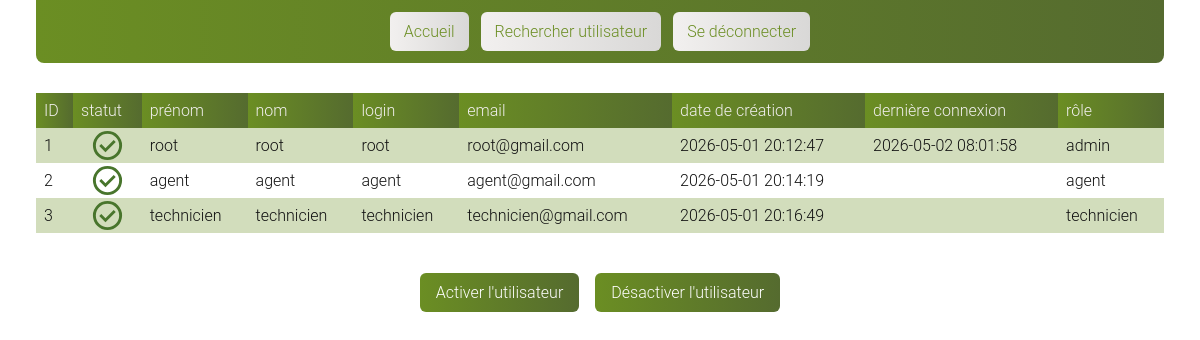
/index.php?page=dashboard (signed in), run on the app's committed database.
### tables this page shows
CREATE TABLE `users` (
  `id` int NOT NULL,
  `name` varchar(50) NOT NULL,
  `surname` varchar(50) NOT NULL,
  `active` tinyint(1) DEFAULT '1',
  `mail` varchar(150) NOT NULL,
  `login` varchar(150) NOT NULL,
  `password` varchar(255) NOT NULL,
  `created_at` timestamp NULL DEFAULT CURRENT_TIMESTAMP,
  `last_login` timestamp NULL DEFAULT NULL,
  `role_id` int DEFAULT NULL
);

CREATE TABLE `roles` (
  `id` int NOT NULL,
  `name` varchar(50) NOT NULL
);

### controllers/UserController.php (called while the page is built, shortened)
<?php
function dashboardController(PDO $pdo): void
{
    $errors = [];
    render('users/dashboard', [
        'users' => getAllUsers($pdo),
        'role_id' => currentRole(),
        'errors' => $errors,
    ]);
}

### helpers/view.php (the view, shortened to what this page needs)
<?php
function render(string $view, array $data = []): void
{
    extract($data);
    require __DIR__ . '/../views/' . $view . '.php';
}
function displayUsersTable(array $users): void
{
    $headers = [
        'id' => 'ID',
        'statut' => 'statut',
        'name' => 'prénom',
        'surname' => 'nom',
        'login' => 'login',
        'mail' => 'email',
        'created_at' => 'date de création',
        'last_login' => 'dernière connexion',
        'role' => 'rôle',
        'roles' => 'rôle',
        'action' => 'action',
        'details' => 'détails',
        'createur' => 'créateur',
        'date de création action' => 'date de création action',
        'dernière connexion' => 'dernière connexion',
    ];
    echo '<div class="table_container">';
    echo '<table class="table" id="table">';
    echo '<thead class="table_head"><tr class="table_head_tr">';
    foreach (array_keys($users[0]) as $column) {
        $label = $headers[$column] ?? $column;
        echo '<th class="table_head_th">' . htmlspecialchars((string)$label) . '</th>';
    }
    echo '</tr></thead><tbody class="table_body">';
    foreach ($users as $user) {
        $attributes = '';
        foreach ($user as $key => $data) {
            $attributes .= ' data-' . htmlspecialchars((string)$key) . '="' . htmlspecialchars((string)($data ?? '')) . '"';
        }
        echo "<tr$attributes>";
        foreach ($user as $key => $value) {
            if ($key === 'statut') {
                echo ((int)$value === 1) ? '<td class="td_statut actif"></td>' : '<td class="td_statut inactif"></td>';
            } else {
                echo '<td>' . htmlspecialchars((string)($value ?? '')) . '</td>';
            }
        }
        echo '</tr>';
    }
    echo '</tbody></table></div>';
}

### index.php (shortened to what this page needs)
<?php
require_once __DIR__ . '/helpers/view.php';
require_once __DIR__ . '/controllers/UserController.php';
$pdo = getPDO();
$page = $_GET['page'] ?? 'login';
switch ($page) {
    case 'dashboard':
        dashboardController($pdo);
        break;
}

### views/users/dashboard.php (shortened to what this page needs)
<!DOCTYPE html>
<html lang="fr">
<head>
    <link rel="stylesheet" type="text/css" href="assets/style.css">
</head>
<body class="body_dashboard">
    <?php require __DIR__ . '/../layout/header.php'; ?>
    <main class="main_dashboard">
        <div class="table_container dashboard">
            <?php displayUsersTable($users); ?>
        </div>
        <form class="form_dashboard" method="POST" action="index.php?page=dashboard">
            <button type="submit" name="btn_enable">Activer l'utilisateur</button>
            <button type="submit" name="btn_disable">Désactiver l'utilisateur</button>
        </form>
    </main>
</body>
</html>

### views/layout/header.php (shortened to what this page needs)
<header class="header">
    <div class="header_nav">
        <ul class="header_nav_list">
            <li class="header_nav_list_li"><a href="index.php?page=dashboard">Accueil</a></li>
            <li class="header_nav_list_li"><a href="index.php?page=search_user">Rechercher utilisateur</a></li>
            <li class="header_nav_list_li"><a href="index.php?page=logout">Se déconnecter</a></li>
        </ul>
    </div>
</header>

### assets/style.css (style rules this page uses)
* { margin: 0; padding: 0; text-decoration: none; list-style-type: none; box-sizing: border-box; font-family: "Roboto", sans-serif; font-weight: 300; }
:root { --green: linear-gradient(to right, rgb(107,142,35), rgb(85,107,47)); --white: linear-gradient(to right, rgb(242,240,239), rgb(217,216,215)); --green-solid: rgb(107,142,35); --green-dark: rgb(85,107,47); --red-bg: rgb(183, 40, 40); --red-border: rgb(140, 20, 20); --light-bg: rgb(248,248,248); --border-light: rgba(107,142,35,0.25); --shadow: 0 6px 18px rgba(0,0,0,0.12); }
a { text-decoration: none; color: inherit; }
body { margin: 0 3%; background: #fff; color: #111; }
button { all: unset; cursor: pointer; transition: transform 0.2s ease, opacity 0.2s ease; color: white; background: var(--green); border-radius: 6px; padding: 10px 16px; display: inline-block; text-align: center; }
.header { background: var(--green); padding: 12px 16px; margin-bottom: 18px; border-radius: 0 0 8px 8px; }
.header_nav_list { width: 100%; display: flex; flex-wrap: wrap; flex-direction: row; justify-content: center; gap: 12px; }
.header_nav_list_li { color: var(--green-solid); background: var(--white); padding: 10px 14px; border-radius: 6px; transition: transform 0.2s ease, background 0.2s ease, color 0.2s ease; }
.table_container { max-height: 320px; overflow-y: auto; overflow-x: auto; width: 100%; max-width: 100%; }
.table { border-collapse: collapse; width: 100%; min-width: 760px; }
th, td { padding: 8px 8px; text-align: left; white-space: nowrap; }
.table_head_th { color: rgb(242,240,239); background: var(--green); position: sticky; top: 0; z-index: 1; }
tbody tr:nth-child(odd) { background: rgba(107,142,35,0.3); }
tbody tr:nth-child(even) { background-color: #ffffff; }
.table_body tr { cursor: pointer; }
.td_statut { background-repeat: no-repeat; background-size: contain; background-position: center; min-width: 36px; }
.actif { background-image: url("../svg/validate_check.svg"); }
.main_dashboard { display: flex; flex-direction: column; align-items: center; gap: 16px; }
.table_container.dashboard { margin: 12px 0 0 0; }
.form_dashboard { width: 100%; display: flex; justify-content: center; gap: 16px; padding-top: 8px; flex-wrap: wrap; }
.body_dashboard button { padding: 10px 16px; }

### data on the page
users: id "1", active 1 (drawn), name "root", surname "root", login "root", mail "root@gmail.com", created_at "2026-05-01 20:12:47", last_login "2026-05-02 08:01:58", role.name "admin"
users: id "2", active 1 (drawn), name "agent", surname "agent", login "agent", mail "agent@gmail.com", created_at "2026-05-01 20:14:19", role.name "agent"
users: id "3", active 1 (drawn), name "technicien", surname "technicien", login "technicien", mail "technicien@gmail.com", created_at "2026-05-01 20:16:49", role.name "technicien"

### other printed values
$label "ID"
$label "statut"
$label "prénom"
$label "nom"
$label "login"
$label "email"
$label "date de création"
$label "dernière connexion"
$label "rôle"
